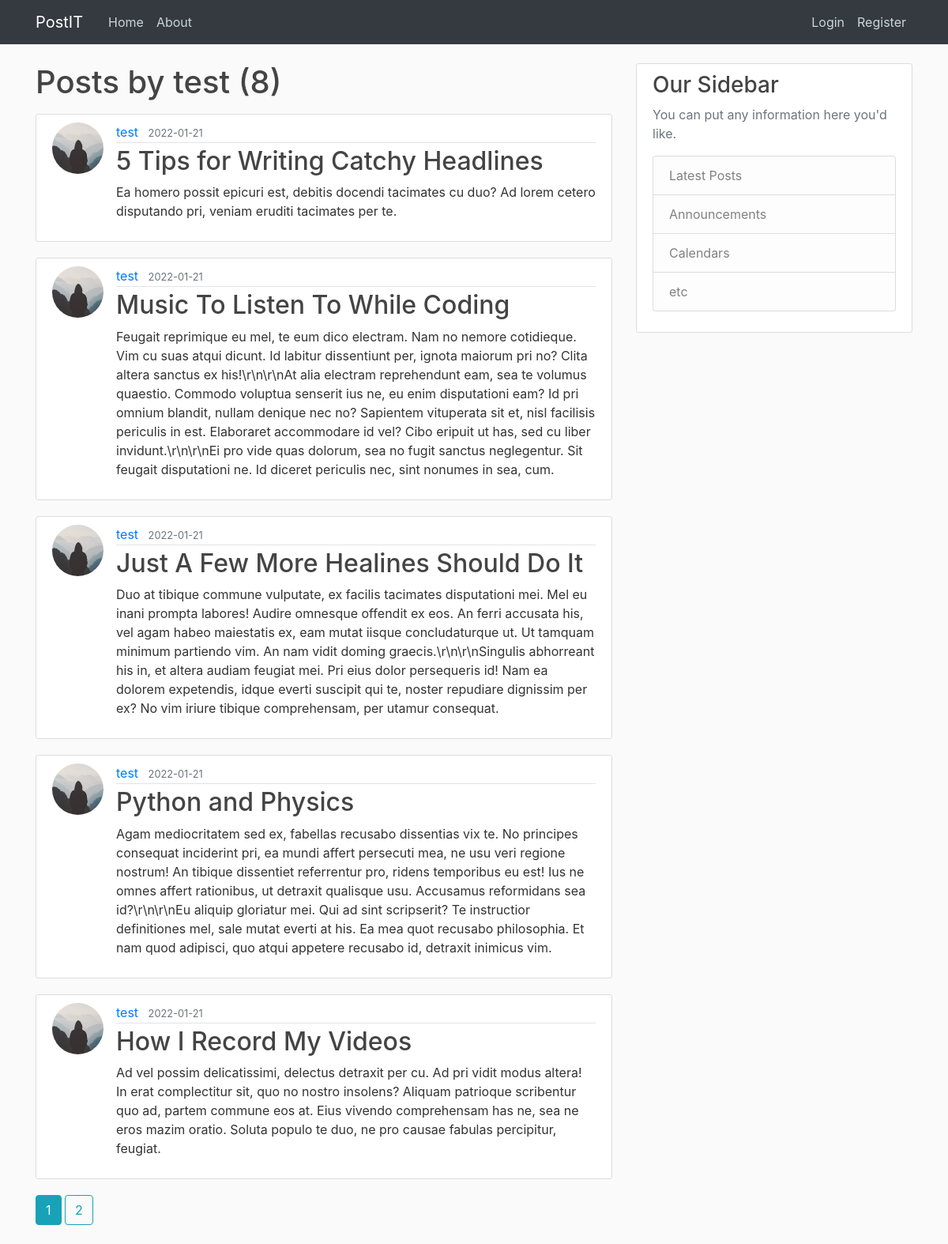
The app's page /user/test with its own data.
### flaskblog/models.py (models this page shows, shortened)
class User(db.Model, UserMixin):
    id = db.Column(db.Integer, primary_key=True)
    username = db.Column(db.String(20), unique=True, nullable=False)
    email = db.Column(db.String(120), unique=True, nullable=False)
    image_file = db.Column(db.String(20), nullable=False, default='default.jpg')
    password = db.Column(db.String(60), nullable=False)
    posts = db.relationship('Post', backref='author', lazy=True)

class Post(db.Model):
    id = db.Column(db.Integer, primary_key=True)
    title = db.Column(db.String(100), nullable=False)
    date_posted = db.Column(db.DateTime, nullable=False, default=datetime.utcnow)
    content = db.Column(db.Text, nullable=False)
    user_id = db.Column(db.Integer, db.ForeignKey('user.id'), nullable=False)

### flaskblog/users/routes.py (the view)
@users.route("/user/<string:username>")
def user_posts(username):
    page = request.args.get('page', 1, type=int)
    user = User.query.filter_by(username=username).first_or_404()
    posts = Post.query.filter_by(author=user)\
        .order_by(Post.date_posted.desc())\
        .paginate(page=page, per_page=5)
    return render_template('user_posts.html', posts=posts, user=user)

### flaskblog/templates/user_posts.html
{% extends "layout.html" %}
{% block content %}
    <h1 class="mb-3">Posts by {{ user.username }} ({{ posts.total }})</h1>
    {% for post in posts.items %}
        <article class="media content-section">
          <img class="rounded-circle article-img" src="{{ url_for('static', filename='profile_pics/' + post.author.image_file) }}">
          <div class="media-body">
            <div class="article-metadata">
              <a class="mr-2" href="{{ url_for('users.user_posts', username=post.author.username) }}">{{ post.author.username }}</a>
              <small class="text-muted">{{ post.date_posted.strftime('%Y-%m-%d') }}</small>
            </div>
            <h2><a class="article-title" href="{{ url_for('posts.post', post_id=post.id) }}">{{ post.title }}</a></h2>
            <p class="article-content">{{ post.content }}</p>
          </div>
        </article>
    {% endfor %}
    {% for page_num in posts.iter_pages(left_edge=1, right_edge=1, left_current=1, right_current=2) %}
      {% if page_num %}
        {% if posts.page == page_num %}
          <a class="btn btn-info mb-4" href="{{ url_for('users.user_posts', username=user.username, page=page_num) }}">{{ page_num }}</a>
        {% else %}
          <a class="btn btn-outline-info mb-4" href="{{ url_for('users.user_posts', username=user.username, page=page_num) }}">{{ page_num }}</a>
        {% endif %}
      {% else %}
        ...
      {% endif %}
    {% endfor %}
{% endblock content %}

### flaskblog/static/main.css (style rules this page uses)
body { background: #fafafa; color: #333333; margin-top: 5rem; }
h1, h2, h3, h4, h5, h6 { color: #444444; }
.content-section { background: #ffffff; padding: 10px 20px; border: 1px solid #dddddd; border-radius: 3px; margin-bottom: 20px; }
.article-title { color: #444444; }
.article-content { white-space: pre-line; }
.article-img { height: 65px; width: 65px; margin-right: 16px; }
.article-metadata { padding-bottom: 1px; margin-bottom: 4px; border-bottom: 1px solid #e3e3e3 }

### records on screen
User: username "test"
Post: image_file (placeholder picture), author.username "test", date_posted "2022-01-21", title "5 Tips for Writing Catchy Headlines", content "Ea homero possit epicuri est, debitis docendi tacimates cu duo? Ad lorem cetero disputando pri, veniam eruditi tacimates per te."
Post: image_file (placeholder picture), author.username "test", date_posted "2022-01-21", title "Music To Listen To While Coding", content "Feugait reprimique eu mel, te eum dico electram. Nam no nemore cotidieque. Vim cu suas atqui dicunt. Id labitur dissentiunt per, ignota maiorum pri no? Clita altera sanctus ex his!\\r\\n\\r\\nAt alia electram reprehendunt eam, sea te volumus quaestio. Commodo voluptua senserit ius ne, eu enim disputationi eam? Id pri omnium blandit, nullam denique nec no? Sapientem vituperata sit et, nisl facilisis periculis in est. Elaboraret accommodare id vel? Cibo eripuit ut has, sed cu liber invidunt.\\r\\n\\r\\nEi pro vide quas dolorum, sea no fugit sanctus neglegentur. Sit feugait disputationi ne. Id diceret periculis nec, sint nonumes in sea, cum."
Post: image_file (placeholder picture), author.username "test", date_posted "2022-01-21", title "Just A Few More Healines Should Do It", content "Duo at tibique commune vulputate, ex facilis tacimates disputationi mei. Mel eu inani prompta labores! Audire omnesque offendit ex eos. An ferri accusata his, vel agam habeo maiestatis ex, eam mutat iisque concludaturque ut. Ut tamquam minimum partiendo vim. An nam vidit doming graecis.\\r\\n\\r\\nSingulis abhorreant his in, et altera audiam feugiat mei. Pri eius dolor persequeris id! Nam ea dolorem expetendis, idque everti suscipit qui te, noster repudiare dignissim per ex? No vim iriure tibique comprehensam, per utamur consequat."
Post: image_file (placeholder picture), author.username "test", date_posted "2022-01-21", title "Python and Physics", content "Agam mediocritatem sed ex, fabellas recusabo dissentias vix te. No principes consequat inciderint pri, ea mundi affert persecuti mea, ne usu veri regione nostrum! An tibique dissentiet referrentur pro, ridens temporibus eu est! Ius ne omnes affert rationibus, ut detraxit qualisque usu. Accusamus reformidans sea id?\\r\\n\\r\\nEu aliquip gloriatur mei. Qui ad sint scripserit? Te instructior definitiones mel, sale mutat everti at his. Ea mea quot recusabo philosophia. Et nam quod adipisci, quo atqui appetere recusabo id, detraxit inimicus vim."
Post: image_file (placeholder picture), author.username "test", date_posted "2022-01-21", title "How I Record My Videos", content "Ad vel possim delicatissimi, delectus detraxit per cu. Ad pri vidit modus altera! In erat complectitur sit, quo no nostro insolens? Aliquam patrioque scribentur quo ad, partem commune eos at. Eius vivendo comprehensam has ne, sea ne eros mazim oratio. Soluta populo te duo, ne pro causae fabulas percipitur, feugiat."

### other values on screen
{{ posts.total }} "8"
{{ page_num }} "1"
{{ page_num }} "2"
